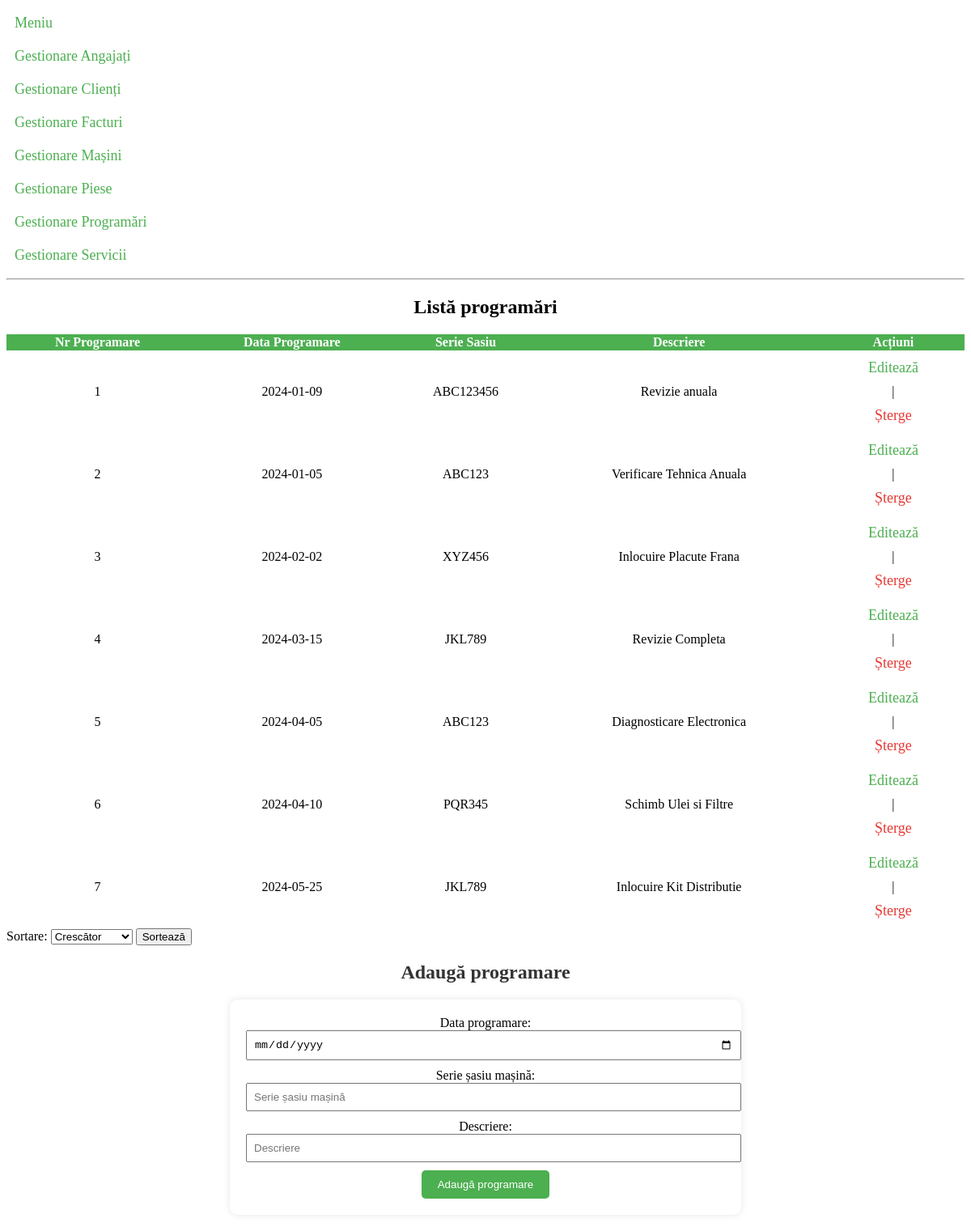
The app's page /?page=GestionareProgramari with its own data.
### tables this page shows
CREATE TABLE PROGRAMARI (
  NR_PROGRAMARE INT NOT NULL PRIMARY KEY AUTO_INCREMENT,
  DATA_PROGRAMARE DATE NOT NULL,
  SERIE_SASIU VARCHAR(50),
  DESCRIERE VARCHAR(255),
  CONSTRAINT FK_SERIE_SASIU FOREIGN KEY (SERIE_SASIU) REFERENCES MASINA (SERIE_SASIU) ON DELETE CASCADE
);

### GestionareProgramari.php (the view, shortened to what this page needs)
<?php
$db = new mysqli("localhost", "root", "", "serviceauto");
function afiseazaProgramari($db, $sortOrder = 'ASC') {
    $query = "SELECT * FROM programari ORDER BY NR_PROGRAMARE $sortOrder";
    $rezultate = $db->query($query);
    $output = "<h2 style='text-align: center;'>Listă programări</h2>";
    if ($rezultate->num_rows > 0) {
        $output .= "<table style='width: 100%; border-collapse: collapse;'>";
        $output .= "<tr style='background-color: #4CAF50; color: white;'>";
        $output .= "<th>Nr Programare</th>";
        $output .= "<th>Data Programare</th>";
        $output .= "<th>Serie Sasiu</th>";
        $output .= "<th>Descriere</th>";
        $output .= "<th>Acțiuni</th>";
        $output .= "</tr>";
        while ($rand = $rezultate->fetch_assoc()) {
            $output .= "<tr style='text-align: center;'>";
            $output .= "<td>{$rand["NR_PROGRAMARE"]}</td>";
            $output .= "<td>{$rand["DATA_PROGRAMARE"]}</td>";
            $output .= "<td>{$rand["SERIE_SASIU"]}</td>";
            $output .= "<td>{$rand["DESCRIERE"]}</td>";
            $output .= "<td>";
            $output .= "<a style='color: #4CAF50; text-decoration: none;' href='GestionareProgramari.php?action=edit&id={$rand["NR_PROGRAMARE"]}'>Editează</a>";
            $output .= " | ";
            $output .= "<a style='color: #E53935; text-decoration: none;' href='GestionareProgramari.php?action=delete&id={$rand["NR_PROGRAMARE"]}' onclick='return confirm(\"Sunteți sigur că doriți să ștergeți această programare?\")'>Șterge</a>";
            $output .= "</td>";
            $output .= "</tr>";
        }
        $output .= "</table>";
    } else {
        $output .= "Nu există programări în baza de date.";
    }
    return $output;
}
$sortOrder = 'ASC';
echo afiseazaProgramari($db, $sortOrder);
?>
<form method='get' action='GestionareProgramari.php'>
    <label for='sortOrder'>Sortare:</label>
    <select name='sortOrder'>
        <option value='ASC' <?php echo ($sortOrder == 'ASC') ? 'selected' : ''; ?>>Crescător</option>
    </select>
    <input type='submit' value='Sortează'>
</form>
<h2 style='text-align: center; color: #333;'>Adaugă programare</h2>
<form action='' method='post' style='width: 50%; margin: 20px auto;text-align: center; background-color: #fff; padding: 20px; border-radius: 10px; box-shadow: 0 0 10px rgba(0, 0, 0, 0.1);'>
    <label for='data_programare'>Data programare:</label>
    <input type='date' name='data_programare' required style='width: 100%; padding: 8px; margin-bottom: 10px;' >
    <label for='serie_sasiu'>Serie șasiu mașină:</label>
    <input type='text' name='serie_sasiu' placeholder='Serie șasiu mașină' required style='width: 100%; padding: 8px; margin-bottom: 10px;'>
    <label for='descriere'>Descriere:</label>
    <input type='text' name='descriere' placeholder='Descriere' style='width: 100%; padding: 8px; margin-bottom: 10px;'>
    <input type='submit' value='Adaugă programare' style='background-color: #4CAF50; color: white; border: none; padding: 10px 20px; cursor: pointer; border-radius: 5px;'>
</form>

### index.php (style rules this page uses)
a { text-decoration: none; color: #4CAF50; font-size: 18px; padding: 10px; display: block; }

### records on screen
programari: NR_PROGRAMARE "1", DATA_PROGRAMARE "2024-01-09", SERIE_SASIU "ABC123456", DESCRIERE "Revizie anuala", value "|"
programari: NR_PROGRAMARE "2", DATA_PROGRAMARE "2024-01-05", SERIE_SASIU "ABC123", DESCRIERE "Verificare Tehnica Anuala", value "|"
programari: NR_PROGRAMARE "3", DATA_PROGRAMARE "2024-02-02", SERIE_SASIU "XYZ456", DESCRIERE "Inlocuire Placute Frana", value "|"
programari: NR_PROGRAMARE "4", DATA_PROGRAMARE "2024-03-15", SERIE_SASIU "JKL789", DESCRIERE "Revizie Completa", value "|"
programari: NR_PROGRAMARE "5", DATA_PROGRAMARE "2024-04-05", SERIE_SASIU "ABC123", DESCRIERE "Diagnosticare Electronica", value "|"
programari: NR_PROGRAMARE "6", DATA_PROGRAMARE "2024-04-10", SERIE_SASIU "PQR345", DESCRIERE "Schimb Ulei si Filtre", value "|"
programari: NR_PROGRAMARE "7", DATA_PROGRAMARE "2024-05-25", SERIE_SASIU "JKL789", DESCRIERE "Inlocuire Kit Distributie", value "|"
